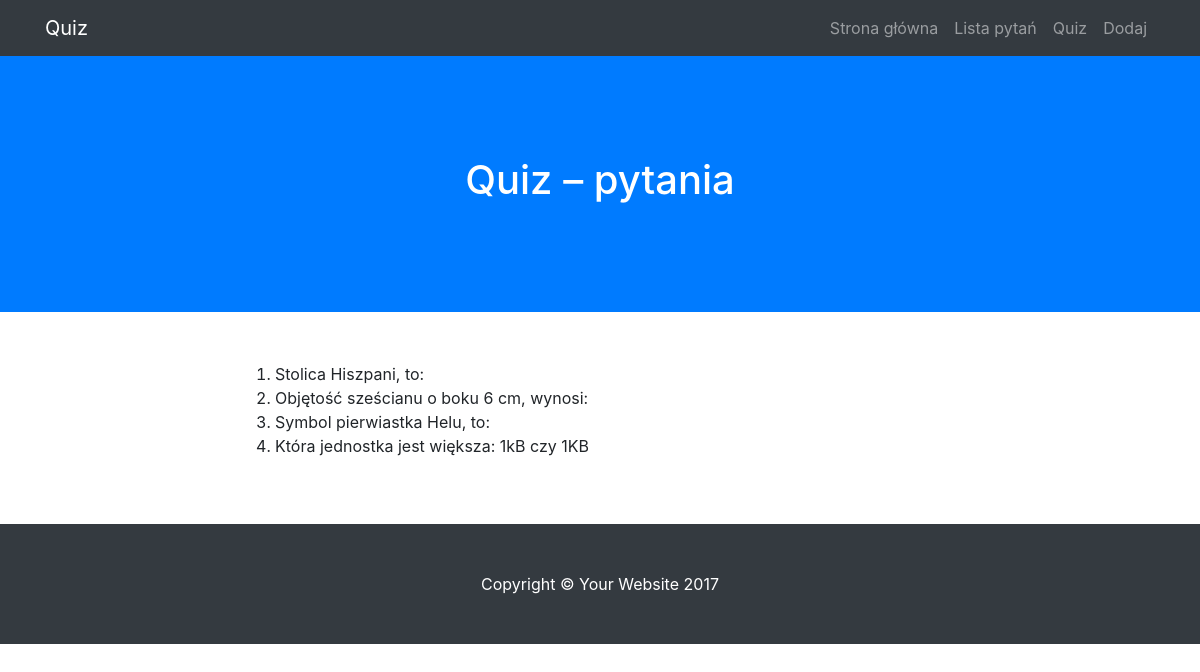
The app's page /lista, older data.
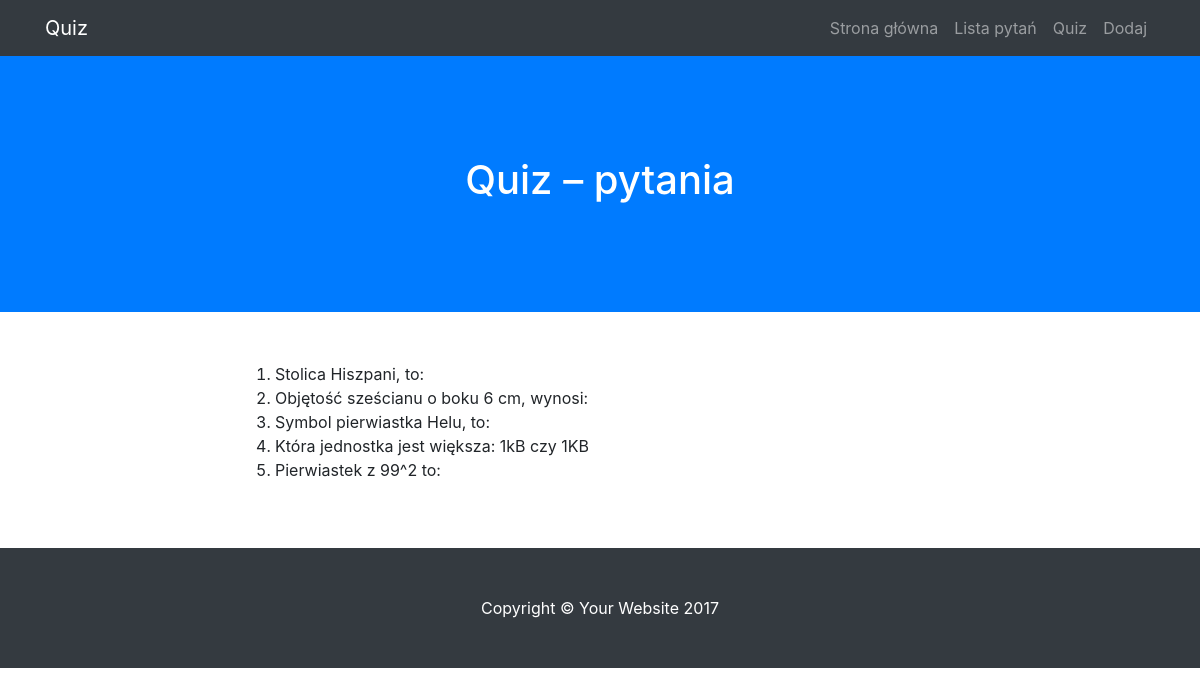
The same page, newer data.
### modele.py (models this page shows)
class BazaModel(Model):
    class Meta:
        database = baza

class Pytanie(BazaModel):
    pytanie = CharField(null=False)
    kategoria = ForeignKeyField(Kategoria, related_name='pytania')

### views.py (the view)
@app.route("/lista")
def lista():
    pytania = Pytanie.select()
    return render_template('lista.html', pytania=pytania)

### app.py (called while the page is built)
@app.before_request
def before_request():
    g.db = baza
    g.db.connect()

@app.after_request
def after_request(response):
    g.db.close()
    return response

### templates/lista.html (shortened to what this page needs)
{% extends "szablon.html"%}
{% block h1%} Quiz – pytania {% endblock%}
{% block tresc%}
<ol>
    {% for p in pytania %}
        <li>
            {{ p.pytanie }}
        </li>
    {% endfor %}
    </ol>{% endblock%}

### templates/szablon.html (shortened to what this page needs)
<!DOCTYPE html>
<html lang="pl">
  <head>
    <link href="{{ url_for('static', filename='vendor/bootstrap/css/bootstrap.min.css') }}" rel="stylesheet">
    <link href="{{ url_for('static', filename='css/scrolling-nav.css') }}" rel="stylesheet">
    <link href="{{ url_for('static', filename='css/style.css') }}" rel="stylesheet">
  </head>
  <body id="page-top">
    <nav class="navbar navbar-expand-lg navbar-dark bg-dark fixed-top" id="mainNav">
      <div class="container">
        <a class="navbar-brand js-scroll-trigger" href="{{ url_for('hello') }}">Quiz</a>
        <div class="collapse navbar-collapse" id="navbarResponsive">
          <ul class="navbar-nav ml-auto">
            <li class="nav-item">
              <a class="nav-link js-scroll-trigger" href="{{ url_for('hello') }}">Strona główna</a>
            </li>
            <li class="nav-item">
              <a class="nav-link js-scroll-trigger" href="{{ url_for('lista') }}">Lista pytań</a>
            </li>
            <li class="nav-item">
              <a class="nav-link js-scroll-trigger" href="{{ url_for('quiz') }}">Quiz</a>
            </li>
            <li class="nav-item">
              <a class="nav-link js-scroll-trigger" href="{{ url_for('dodaj') }}">Dodaj</a>
            </li>
          </ul>
        </div>
      </div>
    </nav>
    <header class="bg-primary text-white">
      <div class="container text-center">
        <h1>{% block h1 %}{% endblock %}</h1>
      </div>
    </header>
    <section id="about">
      <div class="container">
        <div class="row">
          <div class="col-lg-8 mx-auto">
            {% block tresc %}{% endblock %}
          </div>
        </div>
      </div>
    </section>
    <footer class="py-5 bg-dark">
      <div class="container">
        <p class="m-0 text-center text-white">Copyright &copy; Your Website 2017</p>
      </div>
    </footer>
  </body>
</html>

### static/css/scrolling-nav.css (style rules this page uses)
header { padding: 154px 0 100px; }
@media (min-width: 992px) { header { padding: 156px 0 100px; } }
section { padding: 150px 0; }

### static/css/style.css (style rules this page uses)
#about { padding-top:50px; padding-bottom:50px; }

Row changes from the older to the newer data that the page shows:
added Pytanie: pytanie "Pierwiastek z 99^2 to:"
